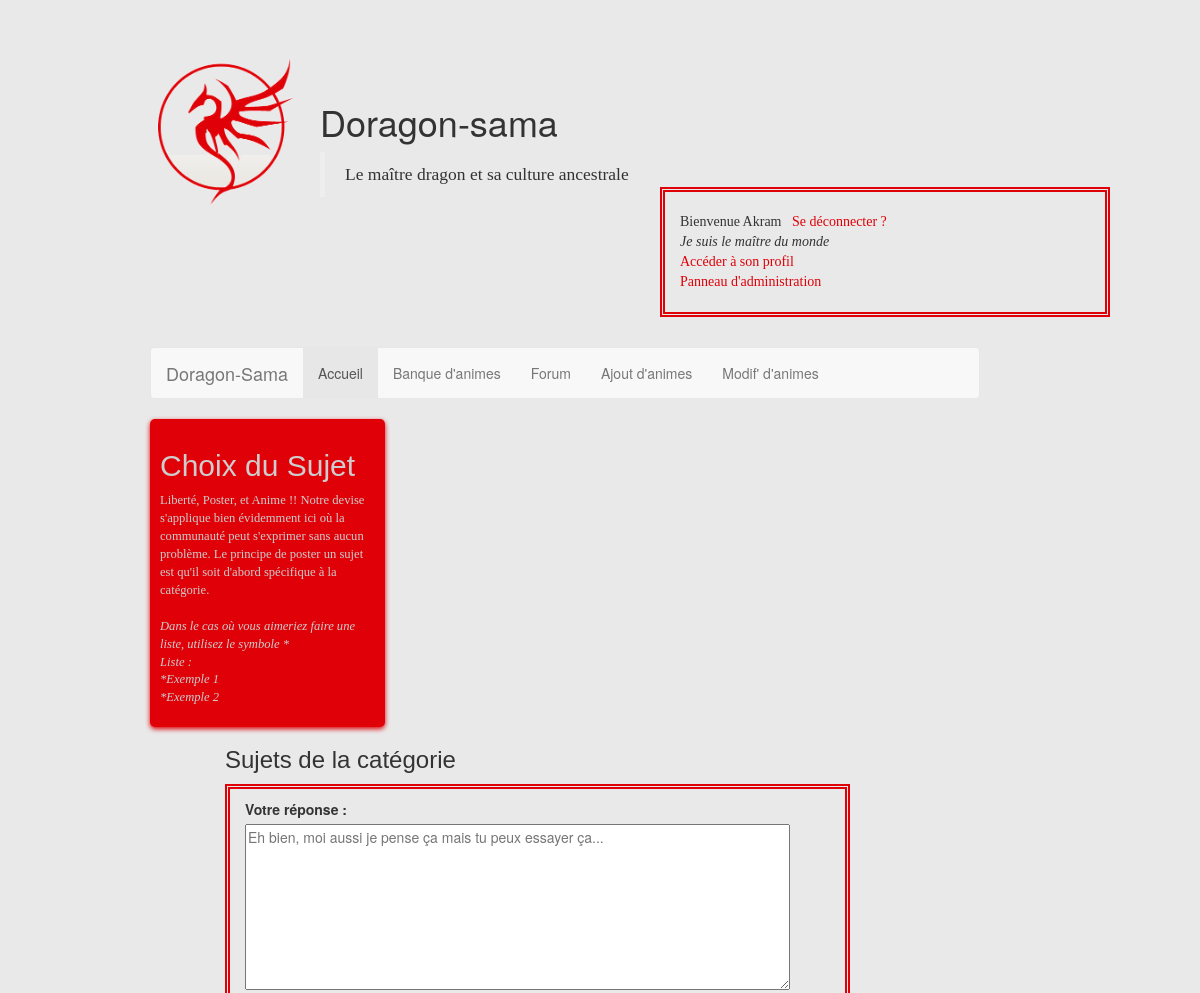
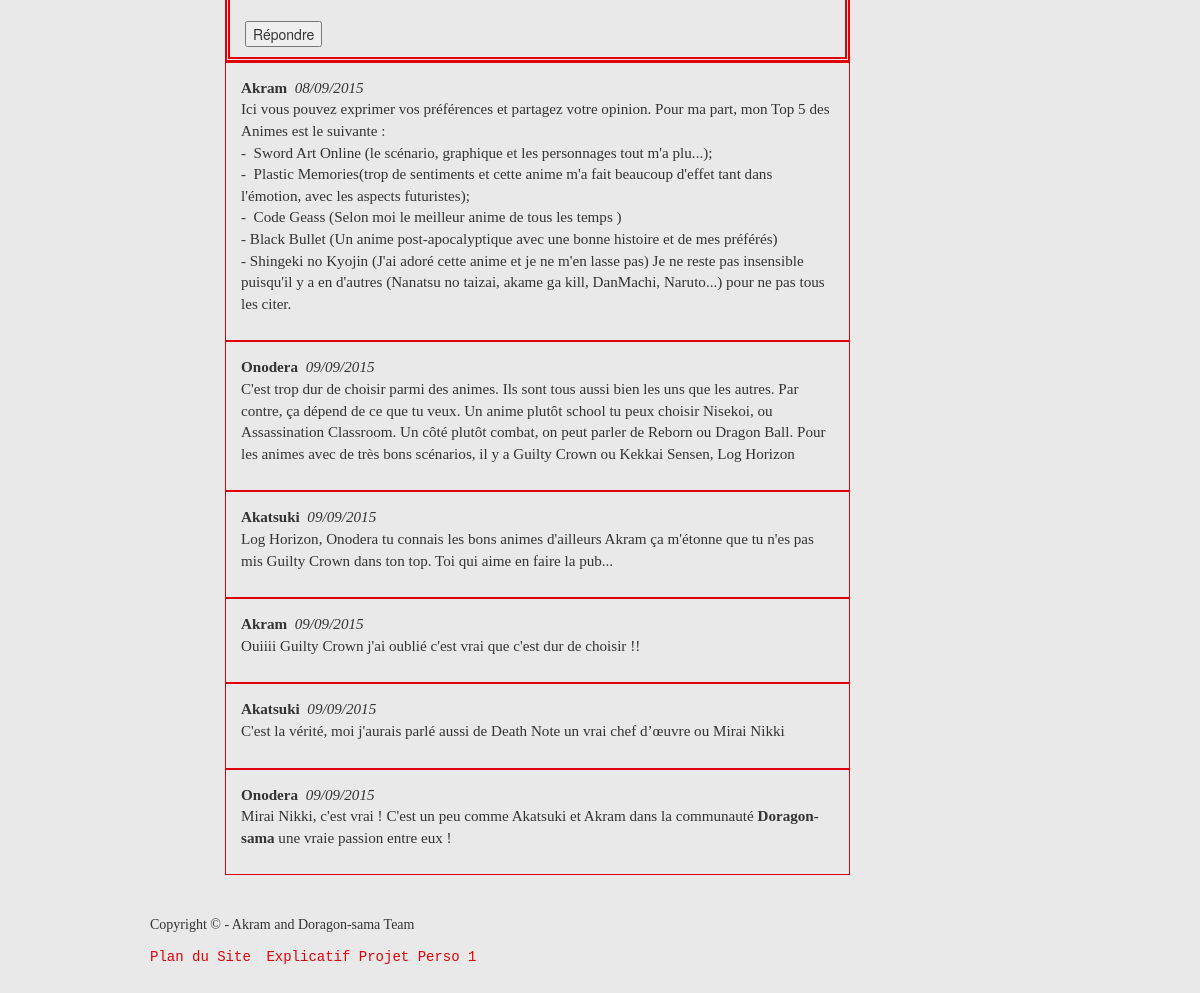
The page /sujets.php?sujet=3 (signed in) on the database its author committed (2 pictures, top to bottom).
### tables this page shows
CREATE TABLE IF NOT EXISTS `messages` (
  `nummsg` int(11) NOT NULL,
  `contenu` text NOT NULL,
  `datemsg` date NOT NULL,
  `keysujet` int(11) NOT NULL,
  `keyuser` int(11) NOT NULL,
  PRIMARY KEY (`nummsg`),
  KEY `keysujet` (`keysujet`,`keyuser`),
  KEY `keyuser` (`keyuser`)
);

### sujets.php (the view, shortened to what this page needs)
<?php
	require ("config.php");
?>
<!DOCTYPE html>
<html>
    <head>
		<?php require ("boostrap.func.php") ?>
		<link rel="stylesheet" type="text/css" href="style.css">
    </head>
	<body>
    <div id="bloc_page">
    	<header>
    		<?php require ("inc/header.php"); ?>
			<?php
    			require ("menu.php")
    		?>
    	</header>
		<section>
			<aside>
				<h2>Choix du Sujet</h2>
				<p>Liberté, Poster, et Anime !! Notre devise s'applique bien évidemment ici où la communauté peut s'exprimer sans aucun problème. Le principe de poster un sujet est qu'il soit d'abord spécifique à la catégorie.
				<br/><br/>
				<em>Dans le cas où vous aimeriez faire une liste, utilisez le symbole * <br/>Liste : <br/>*Exemple  1 <br/>*Exemple 2</em>
				</p>
			</aside>
			<?php
				$tab = array();
				$reukette = $bdd->query('SELECT numuser, pseudo FROM utilisateurs');
				while ($donna = $reukette->fetch()) {
					$tab[$donna['numuser']] = $donna['pseudo'];
				}
			?>
			<?php
				if (isset($_GET['sujet']) && is_numeric($_GET['sujet']))
				{
					$sujet = intval($_GET['sujet']);
			?>
			<article id="article_ds">
				<h3>Sujets de la catégorie</h3>
				<form action="sujet_post.php" method="POST">
					<label>Votre réponse : </label><br/><textarea name="reponse" placeholder ="Eh bien, moi aussi je pense ça mais tu peux essayer ça..."rows="8" cols="70" maxlength="750"></textarea><br/><br/>
					<input type="submit" name="repondre" value="Répondre" />
				</form>
				<?php
				$sql = $bdd->prepare("SELECT * FROM messages WHERE keysujet = :codesujet ORDER BY datemsg ASC");
					$sql->execute(array('codesujet' =>$sujet,)) or die(print_r($sql->errorInfo()));
					while($donnees = $sql->fetch()){
						$contenu = $donnees['contenu'];
						$contenu = str_replace('*', '<br/>-&nbsp;', $contenu);
						$contenu = str_replace('Doragon-sama', '<strong>Doragon-sama</strong>', $contenu);
						$contenu = str_replace('Doragonsama', '<strong>Doragon-sama</strong>', $contenu);
						$date = $donnees['datemsg'];
    					$dates = explode("-", $date);
				?>
				<div id="rubrique"><p><strong><?php echo $tab[$donnees['keyuser']]; ?></strong>&nbsp;&nbsp;<em><?php echo "$dates[2]/$dates[1]/$dates[0]"; ?></em><br/>
				<?php echo $contenu; ?><br/>
				</p></div>
			<?php } } ?></article>
		</section>
		<footer>
			<?php require('footer.php'); ?>
		</footer>
	</div>
    </body>
</html>

### style.css (style rules this page uses)
body { background-color : rgb(233,233,233); width: 90%; }
#bloc_page { display: block; background-color : rgb(233,233,233); text-align: left; margin-bottom: 50px; margin-top: 50px; margin-left: 150px; margin-right: 100px; }
h2 { font-family: 'Lucida Console', 'Arial black', sans-serif; }
h3 { font-family: 'Lucida Fax', 'Bookman Old Sty', sans-serif ; }
p, ol { font-family: 'Footlight MT Light', 'Times New Roman', sans-serif ; }
#article_ds, aside { display: inline-block; vertical-align: top; text-align: left; }
#article_ds { width: 625px; margin-left: 75px; }
#article_ds p { font-size: 0.9em; }
aside { position: relative; width: 235px; background-color:rgb(224,0,8); box-shadow: 0px 2px 5px rgb(220,0,8); border-radius: 5px; padding: 10px; color: black; font-size: 0.9em; }
form, .connecte { padding: 10px 15px; border-style: double; border-width: 5px; border-color: rgb(224,0,8); }
input, label { text-align: justify; }
aside h2, aside p, aside ul, aside li { color: rgb(205,205,205); }

### sujets.php (style rules this page uses)
#rubrique { padding: 15px; font-size: 1.2em; border-style: solid; border-width: 1px; border-color: rgb(224,0,8); }

### rows shown on the page
messages: keyuser "Akram", datemsg "08", datemsg "09", datemsg "2015", contenu "Ici vous pouvez exprimer vos préférences et partagez votre opinion. Pour ma part, mon Top 5 des Animes est le suivante : - Sword Art Online (le scénario, graphique et les personnages tout m'a plu...); - Plastic Memories(trop de sentiments et cette anime m'a fait beaucoup d'effet tant dans l'émotion, avec les aspects futuristes); - Code Geass (Selon moi le meilleur anime de tous les temps ) - Black Bullet (Un anime post-apocalyptique avec une bonne histoire et de mes préférés) - Shingeki no Kyojin (J'ai adoré cette anime et je ne m'en lasse pas) Je ne reste pas insensible puisqu'il y a en d'autres (Nanatsu no taizai, akame ga kill, DanMachi, Naruto...) pour ne pas tous les citer."
messages: keyuser "Onodera", datemsg "09", datemsg "2015", contenu "C'est trop dur de choisir parmi des animes. Ils sont tous aussi bien les uns que les autres. Par contre, ça dépend de ce que tu veux. Un anime plutôt school tu peux choisir Nisekoi, ou Assassination Classroom. Un côté plutôt combat, on peut parler de Reborn ou Dragon Ball. Pour les animes avec de très bons scénarios, il y a Guilty Crown ou Kekkai Sensen, Log Horizon"
messages: keyuser "Akatsuki", datemsg "09", datemsg "2015", contenu "Log Horizon, Onodera tu connais les bons animes d'ailleurs Akram ça m'étonne que tu n'es pas mis Guilty Crown dans ton top. Toi qui aime en faire la pub..."
messages: keyuser "Akram", datemsg "09", datemsg "2015", contenu "Ouiiii Guilty Crown j'ai oublié c'est vrai que c'est dur de choisir !!"
messages: keyuser "Akatsuki", datemsg "09", datemsg "2015", contenu "C'est la vérité, moi j'aurais parlé aussi de Death Note un vrai chef d’œuvre ou Mirai Nikki"
messages: keyuser "Onodera", datemsg "09", datemsg "2015", contenu "Mirai Nikki, c'est vrai ! C'est un peu comme Akatsuki et Akram dans la communauté Doragon-sama une vraie passion entre eux !"

### other values the page prints
$_SESSION['pseudo'] "Akram"
$_SESSION['statut_humeur'] "Je suis le maître du monde"
